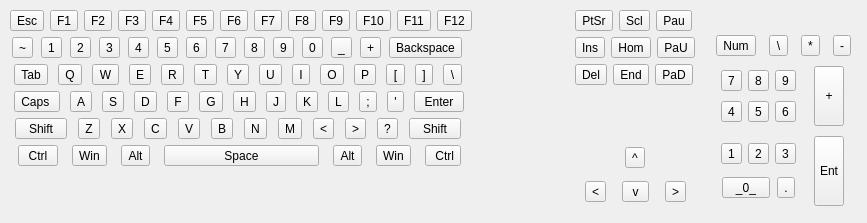
     <widget class="QWidget" name="tab_3">
      <attribute name="title">
       <string>Key Board</string>
      </attribute>
      <widget class="QWidget" name="verticalLayoutWidget_2">
       <property name="geometry">
        <rect>
         <x>10</x>
         <y>10</y>
         <width>551</width>
         <height>204</height>
        </rect>
       </property>
       <layout class="QVBoxLayout" name="verticalLayout_2">
        <property name="sizeConstraint">
         <enum>QLayout::SetFixedSize</enum>
        </property>
        <item>
         <layout class="QHBoxLayout" name="firstline">
          <property name="sizeConstraint">
           <enum>QLayout::SetFixedSize</enum>
          </property>
          <item>
           <widget class="QToolButton" name="btn_esc">
            <property name="text">
             <string>Esc</string>
            </property>
           </widget>
          </item>
          <item>
           <widget class="QToolButton" name="btn_f1">
            <property name="text">
             <string>F1</string>
            </property>
           </widget>
          </item>
          <item>
           <widget class="QToolButton" name="btn_f2">
            <property name="text">
             <string>F2</string>
            </property>
           </widget>
          </item>
          <item>
           <widget class="QToolButton" name="btn_f3">
            <property name="text">
             <string>F3</string>
            </property>
           </widget>
          </item>
          <item>
           <widget class="QToolButton" name="btn_f4">
            <property name="text">
             <string>F4</string>
            </property>
           </widget>
          </item>
          <item>
           <widget class="QToolButton" name="btn_f5">
            <property name="text">
             <string>F5</string>
            </property>
           </widget>
          </item>
          <item>
           <widget class="QToolButton" name="btn_f6">
            <property name="text">
             <string>F6</string>
            </property>
           </widget>
          </item>
          <item>
           <widget class="QToolButton" name="btn_f7">
            <property name="text">
             <string>F7</string>
            </property>
           </widget>
          </item>
          <item>
           <widget class="QToolButton" name="btn_f8">
            <property name="text">
             <string>F8</string>
            </property>
           </widget>
          </item>
          <item>
           <widget class="QToolButton" name="btn_f9">
            <property name="text">
             <string>F9</string>
            </property>
           </widget>
          </item>
          <item>
           <widget class="QToolButton" name="btn_f10">
            <property name="text">
             <string>F10</string>
            </property>
           </widget>
          </item>
          <item>
           <widget class="QToolButton" name="btn_f11">
            <property name="text">
             <string>F11</string>
            </property>
           </widget>
          </item>
          <item>
           <widget class="QToolButton" name="btn_f12">
            <property name="text">
             <string>F12</string>
            </property>
           </widget>
          </item>
         </layout>
        </item>
        <item>
         <layout class="QHBoxLayout" name="horizontalLayout_2">
          <item>
           <widget class="QToolButton" name="btn_wave">
            <property name="text">
             <string>~</string>
            </property>
           </widget>
          </item>
          <item>
           <widget class="QToolButton" name="btn_1">
            <property name="text">
             <string>1</string>
            </property>
           </widget>
          </item>
          <item>
           <widget class="QToolButton" name="btn_2">
            <property name="text">
             <string>2</string>
            </property>
           </widget>
          </item>
          <item>
           <widget class="QToolButton" name="btn_3">
            <property name="text">
             <string>3</string>
            </property>
           </widget>
          </item>
          <item>
           <widget class="QToolButton" name="btn_4">
            <property name="text">
             <string>4</string>
            </property>
           </widget>
          </item>
          <item>
           <widget class="QToolButton" name="btn_5">
            <property name="text">
             <string>5</string>
            </property>
           </widget>
          </item>
          <item>
           <widget class="QToolButton" name="btn_6">
            <property name="text">
             <string>6</string>
            </property>
           </widget>
          </item>
          <item>
           <widget class="QToolButton" name="btn_7">
            <property name="text">
             <string>7</string>
            </property>
           </widget>
          </item>
          <item>
           <widget class="QToolButton" name="btn_8">
            <property name="text">
             <string>8</string>
            </property>
           </widget>
          </item>
          <item>
           <widget class="QToolButton" name="btn_9">
            <property name="text">
             <string>9</string>
            </property>
           </widget>
          </item>
          <item>
           <widget class="QToolButton" name="btn_0">
            <property name="text">
             <string>0</string>
            </property>
           </widget>
          </item>
          <item>
           <widget class="QToolButton" name="btn_minus">
            <property name="text">
             <string>_</string>
            </property>
           </widget>
          </item>
          <item>
           <widget class="QToolButton" name="btn_add">
            <property name="text">
             <string>+</string>
            </property>
           </widget>
          </item>
          <item>
           <widget class="QToolButton" name="btn_backspace">
            <property name="text">
             <string>Backspace</string>
            </property>
           </widget>
          </item>
         </layout>
        </item>
        <item>
         <layout class="QHBoxLayout" name="horizontalLayout_3">
          <property name="sizeConstraint">
           <enum>QLayout::SetFixedSize</enum>
          </property>
          <item>
           <widget class="QToolButton" name="btn_tab">
            <property name="text">
             <string>Tab</string>
            </property>
           </widget>
          </item>
          <item>
           <widget class="QToolButton" name="btn_q">
            <property name="text">
             <string>Q</string>
            </property>
           </widget>
          </item>
          <item>
           <widget class="QToolButton" name="btn_w">
            <property name="text">
             <string>W</string>
            </property>
           </widget>
          </item>
          <item>
           <widget class="QToolButton" name="btn_e">
            <property name="text">
             <string>E</string>
            </property>
           </widget>
          </item>
          <item>
           <widget class="QToolButton" name="btn_r">
            <property name="text">
             <string>R</string>
            </property>
           </widget>
          </item>
          <item>
           <widget class="QToolButton" name="btn_t">
            <property name="text">
             <string>T</string>
            </property>
           </widget>
          </item>
          <item>
           <widget class="QToolButton" name="btn_y">
            <property name="text">
             <string>Y</string>
            </property>
           </widget>
          </item>
          <item>
           <widget class="QToolButton" name="btn_u">
            <property name="text">
             <string>U</string>
            </property>
           </widget>
          </item>
          <item>
           <widget class="QToolButton" name="btn_i">
            <property name="text">
             <string>I</string>
            </property>
           </widget>
          </item>
          <item>
           <widget class="QToolButton" name="btn_o">
            <property name="text">
             <string>O</string>
            </property>
           </widget>
          </item>
          <item>
           <widget class="QToolButton" name="btn_p">
            <property name="text">
             <string>P</string>
            </property>
           </widget>
          </item>
          <item>
           <widget class="QToolButton" name="btn_leftbracket">
            <property name="text">
             <string>[</string>
            </property>
           </widget>
          </item>
          <item>
           <widget class="QToolButton" name="btn_rightbracket">
            <property name="text">
             <string>]</string>
            </property>
           </widget>
          </item>
          <item>
           <widget class="QToolButton" name="btn_splash">
            <property name="text">
             <string>\</string>
            </property>
           </widget>
          </item>
         </layout>
        </item>
        <item>
         <layout class="QHBoxLayout" name="horizontalLayout_4">
          <item>
           <widget class="QToolButton" name="btn_caps">
            <property name="text">
             <string>Caps </string>
            </property>
           </widget>
          </item>
          <item>
           <widget class="QToolButton" name="btn_a">
            <property name="text">
             <string>A</string>
            </property>
           </widget>
          </item>
          <item>
           <widget class="QToolButton" name="btn_s">
            <property name="text">
             <string>S</string>
            </property>
           </widget>
          </item>
          <item>
           <widget class="QToolButton" name="btn_d">
            <property name="text">
             <string>D</string>
            </property>
           </widget>
          </item>
          <item>
           <widget class="QToolButton" name="btn_f">
            <property name="text">
             <string>F</string>
            </property>
           </widget>
          </item>
          <item>
           <widget class="QToolButton" name="btn_g">
            <property name="text">
             <string>G</string>
            </property>
           </widget>
          </item>
          <item>
           <widget class="QToolButton" name="btn_h">
            <property name="text">
             <string>H</string>
            </property>
           </widget>
          </item>
          <item>
           <widget class="QToolButton" name="btn_j">
            <property name="text">
             <string>J</string>
            </property>
           </widget>
          </item>
          <item>
           <widget class="QToolButton" name="btn_k">
            <property name="text">
             <string>K</string>
            </property>
           </widget>
          </item>
          <item>
           <widget class="QToolButton" name="btn_l">
            <property name="text">
             <string>L</string>
            </property>
           </widget>
          </item>
          <item>
           <widget class="QToolButton" name="btn_split">
            <property name="text">
             <string>;</string>
            </property>
           </widget>
          </item>
          <item>
           <widget class="QToolButton" name="btn_quote">
            <property name="text">
             <string>'</string>
            </property>
           </widget>
          </item>
          <item>
           <widget class="QToolButton" name="btn_enter">
            <property name="text">
             <string> Enter </string>
            </property>
           </widget>
          </item>
         </layout>
        </item>
        <item>
         <layout class="QHBoxLayout" name="horizontalLayout_5">
          <item>
           <widget class="QToolButton" name="btn_lshift">
            <property name="text">
             <string>  Shift  </string>
            </property>
           </widget>
          </item>
          <item>
           <widget class="QToolButton" name="btn_z">
            <property name="text">
             <string>Z</string>
            </property>
           </widget>
          </item>
          <item>
           <widget class="QToolButton" name="btn_x">
            <property name="text">
             <string>X</string>
            </property>
           </widget>
          </item>
          <item>
           <widget class="QToolButton" name="btn_c">
            <property name="text">
             <string>C</string>
            </property>
           </widget>
          </item>
          <item>
           <widget class="QToolButton" name="btn_v">
            <property name="text">
             <string>V</string>
            </property>
           </widget>
          </item>
          <item>
           <widget class="QToolButton" name="btn_b">
            <property name="text">
             <string>B</string>
            </property>
           </widget>
          </item>
          <item>
           <widget class="QToolButton" name="btn_n">
            <property name="text">
             <string>N</string>
            </property>
           </widget>
          </item>
          <item>
           <widget class="QToolButton" name="btn_m">
            <property name="text">
             <string>M</string>
            </property>
           </widget>
          </item>
          <item>
           <widget class="QToolButton" name="btn_lessthan">
            <property name="text">
             <string>&lt;</string>
            </property>
           </widget>
          </item>
          <item>
           <widget class="QToolButton" name="btn_greaterthan">
            <property name="text">
             <string>&gt;</string>
            </property>
           </widget>
          </item>
          <item>
           <widget class="QToolButton" name="btn_quest">
            <property name="text">
             <string>?</string>
            </property>
           </widget>
          </item>
          <item>
           <widget class="QToolButton" name="btn_rshift">
            <property name="text">
             <string>  Shift  </string>
            </property>
           </widget>
          </item>
         </layout>
        </item>
        <item>
         <layout class="QHBoxLayout" name="horizontalLayout_6">
          <item>
           <widget class="QToolButton" name="btn_lctrl">
            <property name="styleSheet">
             <string notr="true"/>
            </property>
            <property name="text">
             <string> Ctrl </string>
            </property>
           </widget>
          </item>
          <item>
           <widget class="QToolButton" name="btn_lwin">
            <property name="text">
             <string>Win</string>
            </property>
           </widget>
          </item>
          <item>
           <widget class="QToolButton" name="btn_lalt">
            <property name="text">
             <string>Alt</string>
            </property>
           </widget>
          </item>
          <item>
           <widget class="QToolButton" name="btn_space">
            <property name="text">
             <string>                Space                </string>
            </property>
           </widget>
          </item>
          <item>
           <widget class="QToolButton" name="btn_ralt">
            <property name="text">
             <string>Alt</string>
            </property>
           </widget>
          </item>
          <item>
           <widget class="QToolButton" name="btn_rwin">
            <property name="text">
             <string>Win</string>
            </property>
           </widget>
          </item>
          <item>
           <widget class="QToolButton" name="btn_rctrl">
            <property name="text">
             <string> Ctrl</string>
            </property>
           </widget>
          </item>
         </layout>
        </item>
       </layout>
      </widget>
      <widget class="QWidget" name="verticalLayoutWidget_3">
       <property name="geometry">
        <rect>
         <x>575</x>
         <y>10</y>
         <width>121</width>
         <height>98</height>
        </rect>
       </property>
       <layout class="QVBoxLayout" name="verticalLayout_3">
        <property name="sizeConstraint">
         <enum>QLayout::SetFixedSize</enum>
        </property>
        <item>
         <layout class="QHBoxLayout" name="sep">
          <property name="sizeConstraint">
           <enum>QLayout::SetFixedSize</enum>
          </property>
          <item>
           <widget class="QToolButton" name="btn_ptsr">
            <property name="text">
             <string>PtSr</string>
            </property>
           </widget>
          </item>
          <item>
           <widget class="QToolButton" name="btn_scrolllock">
            <property name="text">
             <string>Scl</string>
            </property>
           </widget>
          </item>
          <item>
           <widget class="QToolButton" name="btn_puase">
            <property name="text">
             <string>Pau</string>
            </property>
           </widget>
          </item>
         </layout>
        </item>
        <item>
         <layout class="QHBoxLayout" name="sep_2">
          <property name="sizeConstraint">
           <enum>QLayout::SetFixedSize</enum>
          </property>
          <item>
           <widget class="QToolButton" name="btn_insert">
            <property name="text">
             <string>Ins</string>
            </property>
           </widget>
          </item>
          <item>
           <widget class="QToolButton" name="btn_home">
            <property name="text">
             <string>Hom</string>
            </property>
           </widget>
          </item>
          <item>
           <widget class="QToolButton" name="btn_pageup">
            <property name="text">
             <string>PaU</string>
            </property>
           </widget>
          </item>
         </layout>
        </item>
        <item>
         <layout class="QHBoxLayout" name="sep_3">
          <property name="sizeConstraint">
           <enum>QLayout::SetFixedSize</enum>
          </property>
          <item>
           <widget class="QToolButton" name="btn_delete">
            <property name="text">
             <string>Del</string>
            </property>
           </widget>
          </item>
          <item>
           <widget class="QToolButton" name="btn_end">
            <property name="text">
             <string>End</string>
            </property>
           </widget>
          </item>
          <item>
           <widget class="QToolButton" name="btn_pagedown">
            <property name="text">
             <string>PaD</string>
            </property>
           </widget>
          </item>
         </layout>
        </item>
       </layout>
      </widget>
      <widget class="QWidget" name="verticalLayoutWidget_6">
       <property name="geometry">
        <rect>
         <x>709</x>
         <y>31</y>
         <width>149</width>
         <height>180</height>
        </rect>
       </property>
       <layout class="QVBoxLayout" name="verticalLayout_6">
        <item>
         <layout class="QHBoxLayout" name="sep_4">
          <property name="sizeConstraint">
           <enum>QLayout::SetFixedSize</enum>
          </property>
          <item>
           <widget class="QToolButton" name="btn_num">
            <property name="text">
             <string>Num</string>
            </property>
           </widget>
          </item>
          <item>
           <widget class="QToolButton" name="btn_sslash">
            <property name="text">
             <string>\</string>
            </property>
           </widget>
          </item>
          <item>
           <widget class="QToolButton" name="btn_star">
            <property name="text">
             <string>*</string>
            </property>
           </widget>
          </item>
          <item>
           <widget class="QToolButton" name="btn_sminus">
            <property name="text">
             <string>-</string>
            </property>
           </widget>
          </item>
         </layout>
        </item>
        <item>
         <layout class="QHBoxLayout" name="horizontalLayout_7">
          <item>
           <layout class="QVBoxLayout" name="verticalLayout_4">
            <item>
             <layout class="QHBoxLayout" name="sep_5">
              <item>
               <widget class="QToolButton" name="btn_s7">
                <property name="text">
                 <string>7</string>
                </property>
               </widget>
              </item>
              <item>
               <widget class="QToolButton" name="btn_s8">
                <property name="text">
                 <string>8</string>
                </property>
               </widget>
              </item>
              <item>
               <widget class="QToolButton" name="btn_s9">
                <property name="text">
                 <string>9</string>
                </property>
               </widget>
              </item>
             </layout>
            </item>
            <item>
             <layout class="QHBoxLayout" name="sep_6">
              <item>
               <widget class="QToolButton" name="btn_s4">
                <property name="text">
                 <string>4</string>
                </property>
               </widget>
              </item>
              <item>
               <widget class="QToolButton" name="btn_s5">
                <property name="text">
                 <string>5</string>
                </property>
               </widget>
              </item>
              <item>
               <widget class="QToolButton" name="btn_s6">
                <property name="text">
                 <string>6</string>
                </property>
               </widget>
              </item>
             </layout>
            </item>
           </layout>
          </item>
          <item>
           <widget class="QToolButton" name="btn_splus">
            <property name="minimumSize">
             <size>
              <width>0</width>
              <height>60</height>
             </size>
            </property>
            <property name="maximumSize">
             <size>
              <width>30</width>
              <height>16777215</height>
             </size>
            </property>
            <property name="text">
             <string>+</string>
            </property>
           </widget>
          </item>
         </layout>
        </item>
        <item>
         <layout class="QHBoxLayout" name="horizontalLayout_12">
          <item>
           <layout class="QVBoxLayout" name="verticalLayout_5">
            <item>
             <layout class="QHBoxLayout" name="sep_7">
              <item>
               <widget class="QToolButton" name="btn_s1">
                <property name="text">
                 <string>1</string>
                </property>
               </widget>
              </item>
              <item>
               <widget class="QToolButton" name="btn_s2">
                <property name="text">
                 <string>2</string>
                </property>
               </widget>
              </item>
              <item>
               <widget class="QToolButton" name="btn_s3">
                <property name="text">
                 <string>3</string>
                </property>
               </widget>
              </item>
             </layout>
            </item>
            <item>
             <layout class="QHBoxLayout" name="sep_8">
              <item>
               <widget class="QToolButton" name="btn_s0">
                <property name="text">
                 <string>  _0_  </string>
                </property>
               </widget>
              </item>
              <item>
               <widget class="QToolButton" name="btn_sdot">
                <property name="text">
                 <string>.</string>
                </property>
               </widget>
              </item>
             </layout>
            </item>
           </layout>
          </item>
          <item>
           <widget class="QToolButton" name="btn_senter">
            <property name="minimumSize">
             <size>
              <width>0</width>
              <height>70</height>
             </size>
            </property>
            <property name="maximumSize">
             <size>
              <width>30</width>
              <height>16777215</height>
             </size>
            </property>
            <property name="text">
             <string>Ent</string>
            </property>
           </widget>
          </item>
         </layout>
        </item>
       </layout>
      </widget>
      <widget class="QWidget" name="verticalLayoutWidget_7">
       <property name="geometry">
        <rect>
         <x>575</x>
         <y>140</y>
         <width>121</width>
         <height>71</height>
        </rect>
       </property>
       <layout class="QVBoxLayout" name="verticalLayout_7">
        <item>
         <layout class="QHBoxLayout" name="horizontalLayout_15">
          <item>
           <widget class="QToolButton" name="btn_up">
            <property name="text">
             <string>^</string>
            </property>
           </widget>
          </item>
         </layout>
        </item>
        <item>
         <layout class="QHBoxLayout" name="horizontalLayout_8">
          <item>
           <widget class="QToolButton" name="btn_left">
            <property name="text">
             <string>&lt;</string>
            </property>
           </widget>
          </item>
          <item>
           <widget class="QToolButton" name="btn_down">
            <property name="text">
             <string> v </string>
            </property>
           </widget>
          </item>
          <item>
           <widget class="QToolButton" name="btn_right">
            <property name="text">
             <string>&gt;</string>
            </property>
           </widget>
          </item>
         </layout>
        </item>
       </layout>
      </widget>
     </widget>
